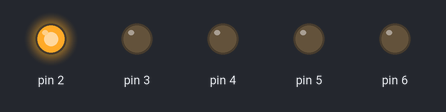
This sketch was run on a simulated Arduino Uno, built with avr-gcc and run on an emulated ATmega328P. On the bench: output pins drawn as LEDs (lit = HIGH).

Above: at 0.07 s.
At 0.52 s:
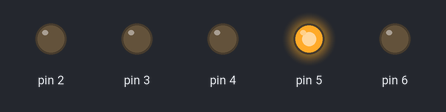
At 0.82 s:
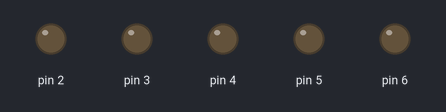
At 1.72 s:
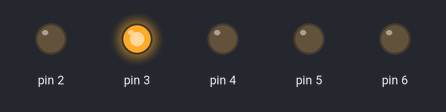
At 2.47 s:
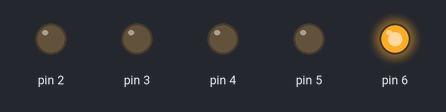
At 3.37 s:
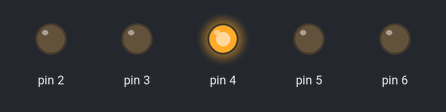
Timing chart, 0 to 3.7 s (numbered marks = the images above):
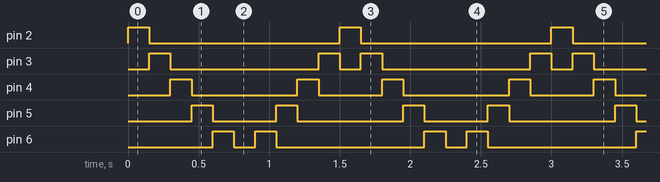

Measured:
- by itself, pin 2: alternates HIGH for 0.15 s and LOW for 1.4 s
- by itself, pin 3: repeats every 1.5 s: LOW 1.1 s, HIGH 0.15 s, LOW 0.15 s, HIGH 0.15 s
- by itself, pin 4: repeats every 1.5 s: LOW 0.75 s, HIGH 0.15 s, LOW 0.45 s, HIGH 0.15 s
- by itself, pin 5: repeats every 1.5 s: LOW 0.45 s, HIGH 0.15 s, LOW 0.75 s, HIGH 0.15 s
- by itself, pin 6: repeats every 1.5 s: LOW 0.15 s, HIGH 0.15 s, LOW 1.1 s, HIGH 0.15 s

The sketch:

SUPERCAR.ino
```cpp
void setup()
{
  pinMode(2, OUTPUT);
  pinMode(3, OUTPUT);
  pinMode(4, OUTPUT);
  pinMode(5, OUTPUT);
  pinMode(6, OUTPUT);
}

void loop()
{
  for(int i = 2;i<7;i++){
    digitalWrite(i, HIGH);
    delay(150);
    digitalWrite(i, LOW);
  }

  for(int i = 7;i>2;i--){

    digitalWrite(i, HIGH);
    delay(150);
    digitalWrite(i, LOW);

  }

}
```
